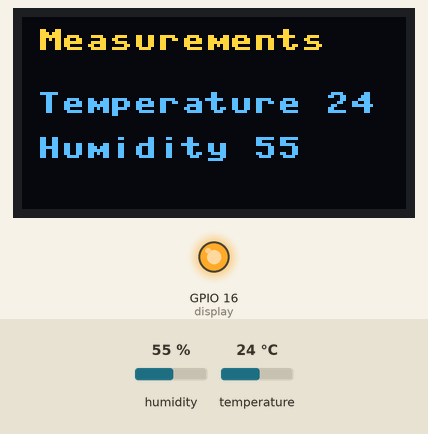
Simulated run of this program. Board: ESP32 board running MicroPython. Shown: 128×64 one-colour display, output pins drawn as LEDs (lit = HIGH). The inputs (shaded band) are chosen by the test bench; at power-on: humidity 55 %, temperature 24 °C. The OLED is the two-colour kind (top 16 rows yellow); library files of the repository ran but are not shown: sh1106.py.

Above: at 1.7 s.
1.8 s: humidity set to 22 %
At 4.4 s:
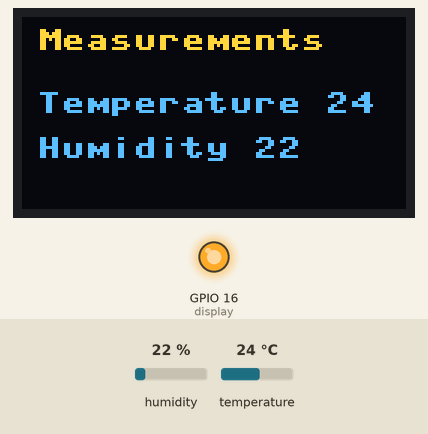
4.7 s: temperature set to 12 °C
At 7.4 s:
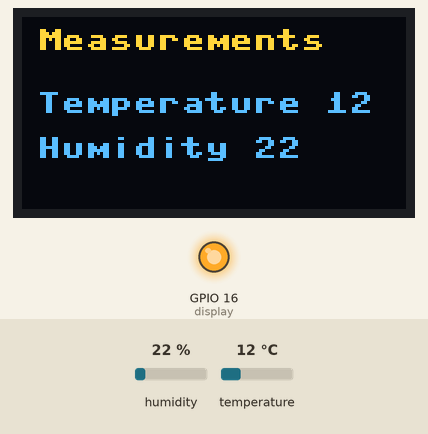
7.8 s: humidity set to 40 %
At 10.4 s:
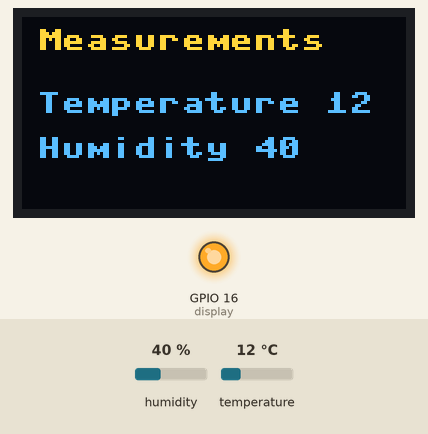
11.0 s: temperature set to 19 °C
Timing chart, 0 to 14.0 s (numbered marks = the images above; inputs shaded):
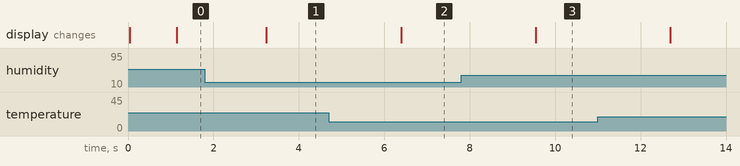

Measured:
- after the input at 1.8 s, the display: changes after 1.4 s (image 1)
- after the input at 4.7 s, the display: changes after 1.7 s (image 2)
- after the input at 7.8 s, the display: changes after 1.7 s (image 3)

The program:

main.py
```python
# MicroPython SH1106 OLED driver
#
# Pin Map I2C for ESP8266
#   - 3v - xxxxxx   - Vcc
#   - G  - xxxxxx   - Gnd
#   - D2 - GPIO 5   - SCK / SCL
#   - D1 - GPIO 4   - DIN / SDA
#   - D0 - GPIO 16  - Res (required, unless a Hardware reset circuit is connected)
#   - G  - xxxxxx     CS
#   - G  - xxxxxx     D/C
#
# Pin's for I2C can be set almost arbitrary
#
from machine import Pin, SoftI2C
import sh1106
import dht
import time

d=dht.DHT11(Pin(15, Pin.IN))
i2c = SoftI2C(scl=Pin(19), sda=Pin(21), freq=400000)
display = sh1106.SH1106_I2C(128, 64, i2c, Pin(16), 0x3c)

while True:
    d.measure()
    t=d.temperature()
    h=d.humidity()
    time.sleep(1)
    display.sleep(False)
    display.fill(0)
    display.text('Measurements', 5, 4, 1)
    display.text('Temperature '+ str(t), 5, 25, 1)
    display.text('Humidity '+ str(h), 5, 40, 1)
#    display.text('Testing 4', 25, 52, 1)
    display.show()
```
